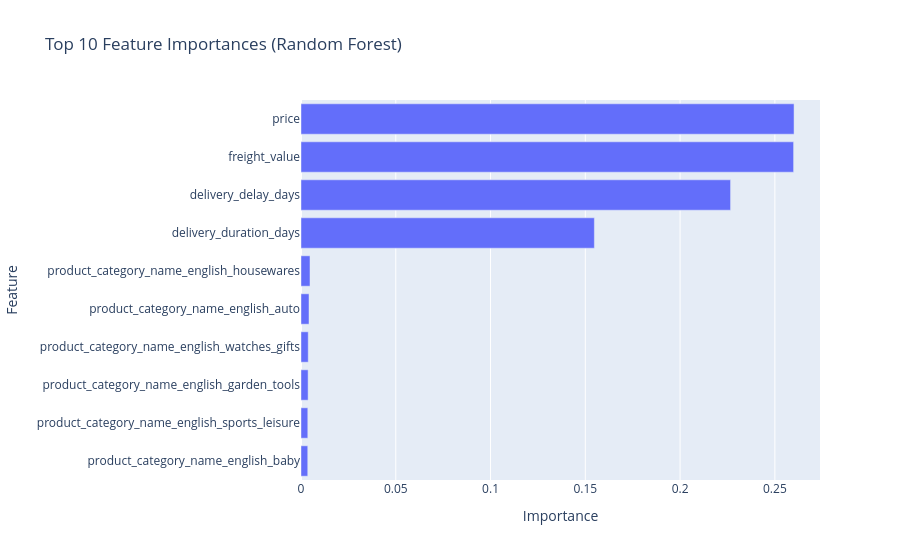

Source (notebook cell):
### Code cell
fig = px.bar(
    importances.sort_values(ascending=True).tail(10),
    orientation='h',
    title='Top 10 Feature Importances (Random Forest)',
    labels={'value': 'Importance', 'index': 'Feature'}
)
fig.update_layout(showlegend=False)
fig.show()

### Figure 1 — Plotly figure (JSON) as saved in the notebook; plotly's stock layout.template omitted (floating-point values rounded to 4 significant figures)
{"data": [{"hovertemplate": "variable=0<br>Importance=%{x}<br>Feature=%{y}<extra></extra>", "legendgroup": "0", "marker": {"color": "#636efa", "pattern": {"shape": ""}}, "name": "0", "orientation": "h", "showlegend": true, "textposition": "auto", "type": "bar", "x": [0.003569, 0.003589, 0.003751, 0.003819, 0.004231, 0.004755, 0.1548, 0.2266, 0.2599, 0.2601], "xaxis": "x", "y": ["product_category_name_english_baby", "product_category_name_english_sports_leisure", "product_category_name_english_garden_tools", "product_category_name_english_watches_gifts", "product_category_name_english_auto", "product_category_name_english_housewares", "delivery_duration_days", "delivery_delay_days", "freight_value", "price"], "yaxis": "y"}], "layout": {"barmode": "relative", "legend": {"title": {"text": "variable"}, "tracegroupgap": 0}, "showlegend": false, "title": {"text": "Top 10 Feature Importances (Random Forest)"}, "xaxis": {"anchor": "y", "domain": [0, 1], "title": {"text": "Importance"}}, "yaxis": {"anchor": "x", "domain": [0, 1], "title": {"text": "Feature"}}}}
